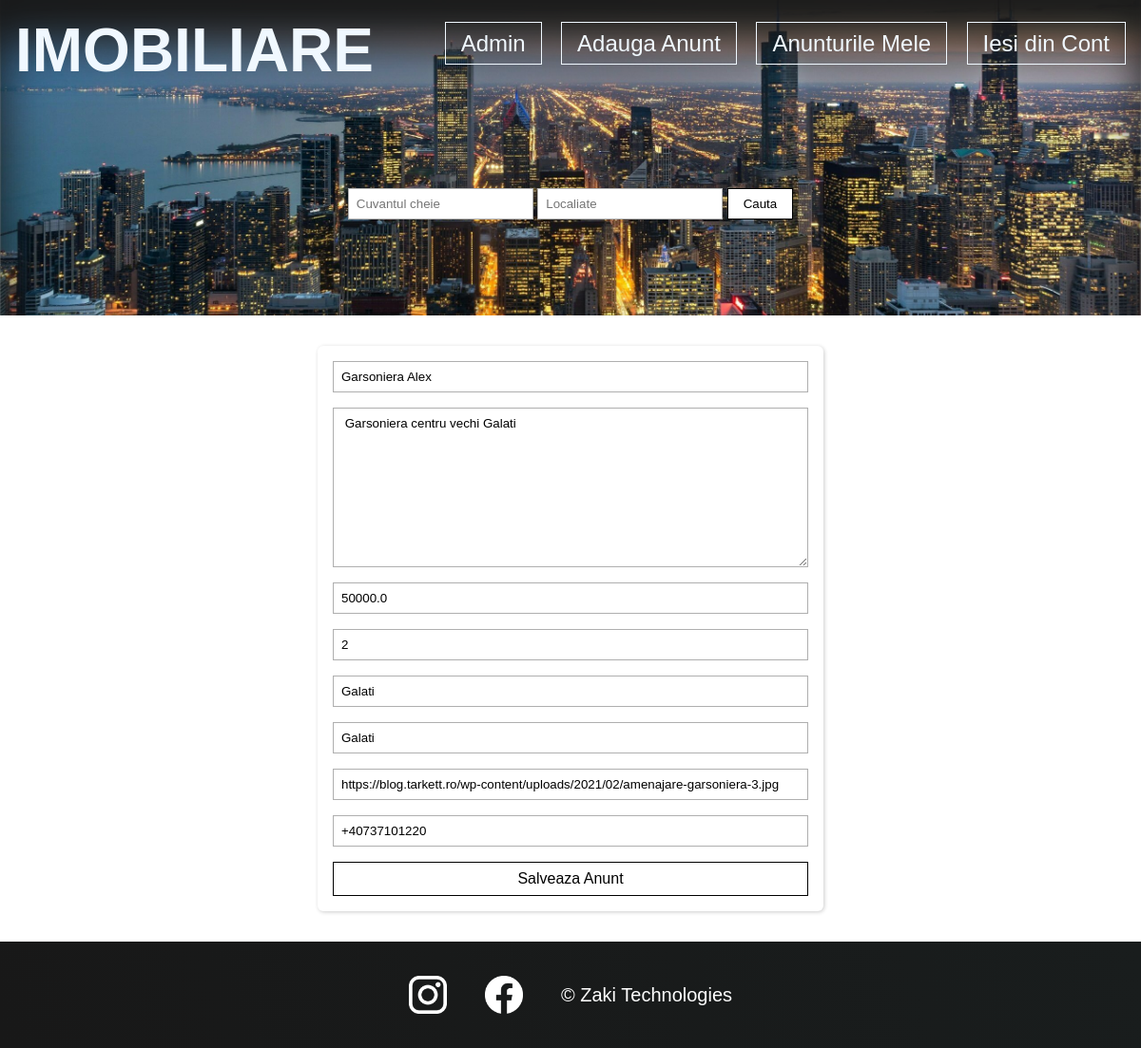
The page /update_announce/11/ (signed in) on the database its author committed.
### imobiliare/models.py (models this page shows, shortened)
class Announce(models.Model):
    creator = models.ForeignKey(User, on_delete=models.SET_NULL, null=True)
    title = models.CharField(max_length=200)
    description = models.TextField()
    price = models.FloatField()
    floor = models.IntegerField(null=True)
    county = models.CharField(max_length=100)
    location = models.CharField(max_length=100)
    image = models.CharField(max_length=500)
    publish_date = models.DateTimeField(auto_now_add=True)
    last_update = models.DateTimeField(auto_now=True)
    phone_number = models.CharField(max_length=20)
    class Meta:
        ordering = ['-last_update', '-publish_date']

### imobiliare/views.py (the view, shortened to what this page needs)
# urls.py: path('update_announce/<int:id>/', views.updateAnnounce, name='update_announce'),
@login_required(login_url='login')
def updateAnnounce(request, id):
    announce = Announce.objects.get(id=id)
    if request.user != announce.creator and not request.user.is_superuser:
        return HttpResponse('Nu poti modifica acest anunt!')
    context = {'announce': announce}
    return render(request, 'imobiliare/edit_announce.html', context)

### imobiliare/templates/imobiliare/edit_announce.html (shortened to what this page needs)
{% extends 'imobiliare/main.html' %}
{% block content %}
<div>
    <form method="POST" action="">
        <div class="add-form card">
            <input placeholder="Titlu" name="title" type="text" value="{{announce.title}}" required />
            <textarea name="description" cols="30" rows="10" placeholder="Descriere"> {{announce.description}}</textarea>
            <input placeholder="Pretul" name="price" type="number" required  value="{{announce.price}}"/>
            <input placeholder="Etajul" name="floor" type="number" required  value="{{announce.floor}}"/>
            <input placeholder="Judetul" name="county" type="text" required  value="{{announce.county}}"/>
            <input placeholder="Orasul" name="location" type="text" required  value="{{announce.location}}"/>
            <input placeholder="Imagini" name="image" type="text" required  value="{{announce.image}}"/>
            <input placeholder="Nr.Telefon" name="phone_number" type="text" required  value="{{announce.phone_number}}"/>
            <button type="submit" class="button"> Salveaza Anunt</button>
        </div>
    </form>
</div>
{% endblock content %}

### imobiliare/static/css/styles.css (style rules this page uses)
* { padding: 0; margin: 0; font-family: Arial, Helvetica, sans-serif; }
.button { border: 1px solid; background-color: transparent; padding: 0.5rem 1rem; color: aliceblue; text-decoration: none; font-size: 1.5rem; }
.card { background-color: white; box-shadow: 1px 1px 4px rgba(0, 0, 0, 0.2); border-radius: 6px; overflow: hidden; margin: 10px; }
.card .button { color: black; font-size: 1rem; }
.card { text-align: center; }
.add-form { max-width: 500px; margin: 2rem auto; padding: 1rem; display: flex; flex-direction: column; }
.add-form input, .add-form textarea { padding: 0.5rem; border: 1px solid #afafaf; margin-bottom: 1rem; }

### rows shown on the page
Announce: title "Garsoniera Alex", description "Garsoniera centru vechi Galati", price "50000.0", floor "2", county "Galati", location "Galati", image "https://blog.tarkett.ro/wp-content/uploads/2021/02/amenajare-garsoniera-3.jpg", phone_number "+40737101220"
